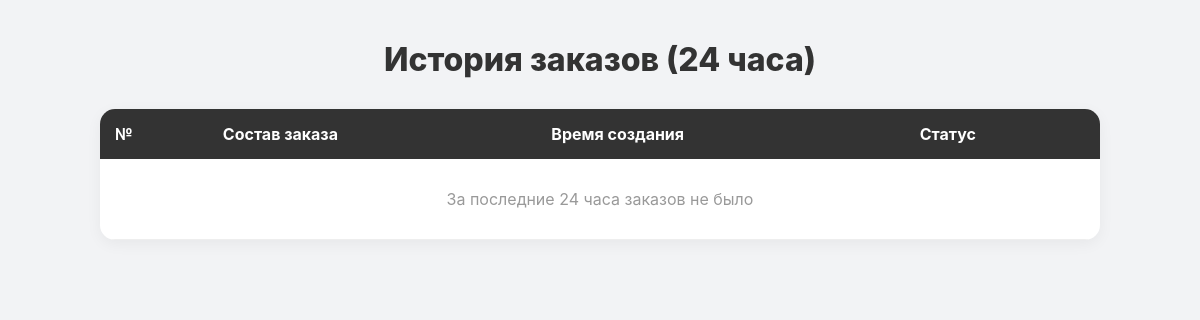
Page /archive/ on the earlier database version.
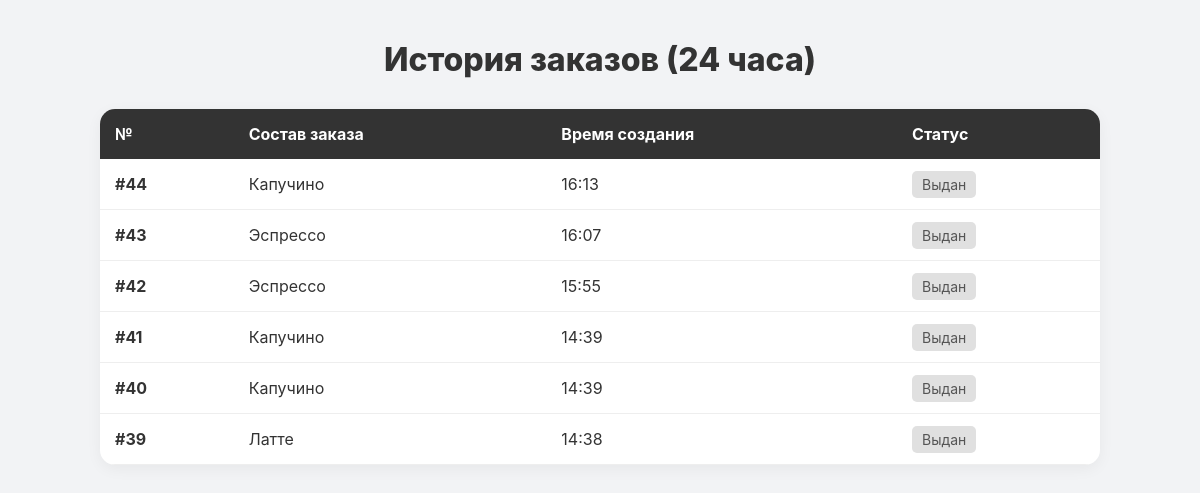
Same page on the later database version.
### coffee/models.py (models this page shows, shortened)
class Order(models.Model):
    created_at = models.DateTimeField(auto_now_add=True)
    status = models.CharField(max_length=20, default='pending')
    is_completed = models.BooleanField(default=False)
    total_price = models.DecimalField(max_digits=10, decimal_places=2, default=0) # Лучше хранить итог в базе

class OrderItem(models.Model):
    SIZE_CHOICES = [('S', 'S'), ('M', 'M'), ('L', 'L')]
    order = models.ForeignKey(Order, related_name='items', on_delete=models.CASCADE)
    menu_item = models.ForeignKey(MenuItem, on_delete=models.CASCADE)
    quantity = models.PositiveIntegerField(default=1)
    size = models.CharField(max_length=1, choices=SIZE_CHOICES, default='M')
    modifiers = models.ManyToManyField(Modifier, blank=True)

class MenuItem(models.Model):
    CATEGORY_CHOICES = [
        ('coffee', 'Кофе'),
        ('tea', 'Чай'),
        ('cold', 'Хол. напитки'), # Лимонады, смузи
        ('pastry', 'Выпечка'),    # Круассаны, булки
        ('bowl', 'Боулы'),        # Еда в тарелках
        ('other', 'Другое'),      # Вода, жвачка
    ]
    name = models.CharField(max_length=100)
    price = models.DecimalField(max_digits=8, decimal_places=2, verbose_name="Базовая цена")
    category = models.CharField(max_length=20, choices=CATEGORY_CHOICES, default='coffee', verbose_name="Категория")
    is_sized = models.BooleanField(default=True, verbose_name="Имеет размеры (S/M/L)")

### coffee/views.py (the view)
# urls.py: path('archive/', views.archive_view, name='archive'), # Архив
def archive_view(request):
    orders = Order.objects.filter(
        status='completed',
        created_at__gte=timezone.now() - timezone.timedelta(days=1)
    ).order_by('-created_at')
    return render(request, 'coffee/archive.html', {'orders': orders})

### coffee/templates/coffee/archive.html (shortened to what this page needs)
{% load static %}
<!DOCTYPE html>
<html lang="ru">
<head>
    <link rel="stylesheet" href="{% static 'css/style.css' %}">
</head>
<body style="overflow-y: auto; height: auto;">
    <div class="archive-container">
        <div class="archive-header">История заказов (24 часа)</div>
        <table class="archive-table">
            <thead>
                <tr>
                    <th>№</th>
                    <th>Состав заказа</th>
                    <th>Время создания</th>
                    <th>Статус</th>
                </tr>
            </thead>
            <tbody>
                {% for order in orders %}
                <tr>
                    <td><strong>#{{ order.id }}</strong></td>
                    <td>
                        {% for item in order.items.all %}
                            {{ item.menu_item.name }}{% if not forloop.last %}, {% endif %}
                        {% endfor %}
                    </td>
                    <td>{{ order.created_at|date:"H:i" }}</td>
                    <td><span class="badge-done">Выдан</span></td>
                </tr>
                {% empty %}
                <tr>
                    <td colspan="4" style="text-align:center; padding: 30px; color: #999;">
                        За последние 24 часа заказов не было
                    </td>
                </tr>
                {% endfor %}
            </tbody>
        </table>
    </div>
</body>
</html>

### coffee/static/css/style.css (style rules this page uses)
:root { --bg-color: #F2F3F5; --text-main: #333; --accent: #FFC107; --dark: #3A3A3C; --gray: #E5E5EA; --green: #27AE60; --red: #EB5757; }
body { margin: 0; padding: 0; font-family: -apple-system, BlinkMacSystemFont, "Segoe UI", Roboto, sans-serif; background-color: var(--bg-color); color: var(--text-main); height: 100vh; overflow: hidden; }

### coffee/templates/coffee/archive.html (style rules this page uses)
.archive-container { padding: 40px; max-width: 1000px; margin: 0 auto; }
.archive-header { font-size: 32px; font-weight: 800; margin-bottom: 30px; text-align: center; color: var(--text-main); }
.archive-table { width: 100%; border-collapse: collapse; background: white; border-radius: 15px; overflow: hidden; box-shadow: 0 4px 15px rgba(0,0,0,0.05); }
.archive-table th { background: #333; color: white; padding: 15px; text-align: left; }
.archive-table td { padding: 15px; border-bottom: 1px solid #eee; color: var(--text-main); }
.badge-done { background: #e0e0e0; padding: 5px 10px; border-radius: 5px; color: #555; font-size: 14px; }

Differences in the rows shown:
added Order: id "44", created_at "16:13"
added OrderItem: menu_item.name "Капучино", shown under "44"
added Order: id "43", created_at "16:07"
added OrderItem: menu_item.name "Эспрессо", shown under "43"
added Order: id "42", created_at "15:55"
added OrderItem: menu_item.name "Эспрессо", shown under "42"
added Order: id "41", created_at "14:39"
added OrderItem: menu_item.name "Капучино", shown under "41"
added Order: id "40", created_at "14:39"
added OrderItem: menu_item.name "Капучино", shown under "40"
added Order: id "39", created_at "14:38"
added OrderItem: menu_item.name "Латте", shown under "39"
Other differences:
text no longer shown: "За последние 24 часа заказов не было"
